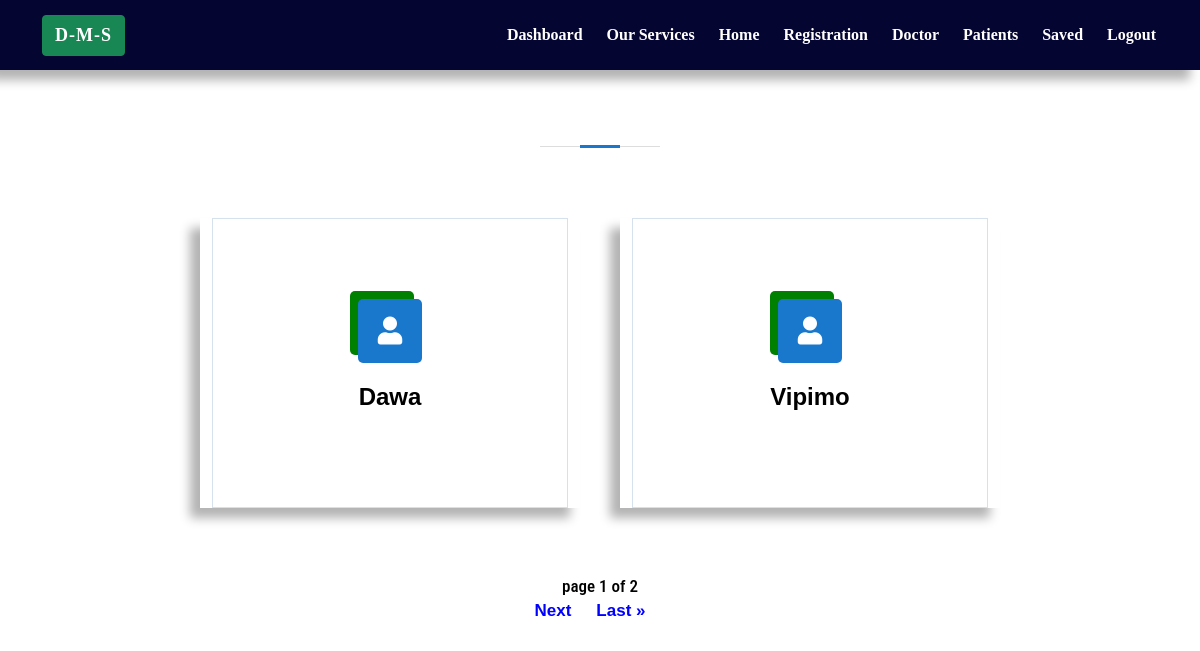
Page /home/Clinic_services_Categories_Page/ (signed in) on the committed database.
### hospital/models.py (models this page shows, shortened)
class ClinicServicesCategories(models.Model):
    CategoryName = models.CharField(verbose_name="Category Name", max_length=500)

### hospital/views.py (the view)
# urls.py: path('Clinic_services_Categories_Page/', views.Clinic_services_Categories_Page, name="Clinic_services_Categories_Page"),
def Clinic_services_Categories_Page(request):
    category = ClinicServicesCategories.objects.all().order_by('id')
    paginator = Paginator(category, 2)  # Show 6 contacts per page
    page = request.GET.get('page')
    category = paginator.get_page(page)
    context = {
        "category":category
    }
    return render(request, 'hospital/Clinic_services_Categories_Page.html', context)

### hospital/templates/hospital/Clinic_services_Categories_Page.html (shortened to what this page needs)
{% extends 'hospital/base.html' %}
{% load static %}
{% block content %}
<!DOCTYPE html>
<html lang="en">
<head>
</head>
<body class="slider">
    <section id="services" class="services" >
      <div class="container">
        <center>
        <div class="section-title" style="margin-top: 30px">
          <h2 style="color: white;font-weight: bold;">Clinic Services Categories</h2>
          </div>
        <div class="row"style="justify-content: center;align-items: center;align-content: center;">
          {% if category %}
          {% for x in category %}
          <div class="col-md-4 doctor-dawa-dozi" style="">
        <div class="icon-box">
              <div class="icon"><i class="fas fa-user"></i></div>
              <h4><a href="{% url 'Clinic_services_Page' x.id %}">{{x.CategoryName}}</a></h4>
          </div>
          </div>
          {% endfor %}
          {% else %}
           <h4 class="mt-5 pt-4" style="color: white;font-weight: bold;text-align: center;">No any category is added</h4>
          {% endif %}
        </div>
</center>
  <br><br>
<div style="background-color: white;font-size: 18px;color: blue;">
<center>
 <h2 style="font-size: 17px;color: black;"> page {{category.number}} of {{category.paginator.num_pages}}</h2>
{% if category.has_next %}
<a href="?page={{category.next_page_number}}" style="font-weight: bold;text-decoration: none;font-size: 17px;color: blue;margin-right: 20px;">Next</a>
<a href="?page={{category.paginator.num_pages}}" style="font-weight: bold;text-decoration: none;font-size: 17px;color: blue;margin-right: 20px;">Last &raquo</a>
{% endif %}
</center>
</div>
      </div>
    </section>
</body>
</html>
{% endblock %}

### hospital/static/hospital/assets/css/style.css (style rules this page uses)
html, body { font-size: 100%; background:; font-family: 'Open Sans', sans-serif; }
body a,.grid_1,plan_1,plan_1.one,plan_1.two,i.icon1, i.icon2, i.icon3, i.icon4, i.icon5, i.icon6 { transition:0.5s all; -webkit-transition:0.5s all; -moz-transition:0.5s all; -o-transition:0.5s all; -ms-transition:0.5s all; }
h1,h2,h3,h4,h5,h6 { margin:0; font-family: 'Roboto Condensed', sans-serif; }

### rows in the picture
ClinicServicesCategories: CategoryName "Dawa"
ClinicServicesCategories: CategoryName "Vipimo"

### other values in the picture
{{ category.number }} "1"
{{ category.paginator.num_pages }} "2"
